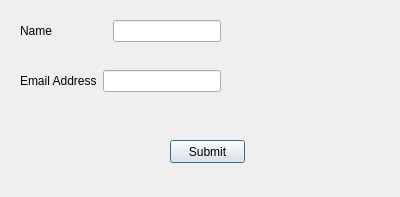
<?xml version="1.0" encoding="UTF-8"?>
<ui version="4.0">
 <class>Dialog</class>
 <widget class="QDialog" name="Dialog">
  <property name="geometry">
   <rect>
    <x>0</x>
    <y>0</y>
    <width>400</width>
    <height>197</height>
   </rect>
  </property>
  <property name="windowTitle">
   <string>Dialog</string>
  </property>
  <widget class="QPushButton" name="pushButton">
   <property name="geometry">
    <rect>
     <x>170</x>
     <y>140</y>
     <width>75</width>
     <height>23</height>
    </rect>
   </property>
   <property name="text">
    <string>Submit</string>
   </property>
  </widget>
  <widget class="QWidget" name="horizontalLayoutWidget">
   <property name="geometry">
    <rect>
     <x>20</x>
     <y>20</y>
     <width>201</width>
     <height>22</height>
    </rect>
   </property>
   <layout class="QHBoxLayout" name="horizontalLayout">
    <item>
     <widget class="QLabel" name="label">
      <property name="text">
       <string>Name</string>
      </property>
     </widget>
    </item>
    <item>
     <spacer name="horizontalSpacer">
      <property name="orientation">
       <enum>Qt::Horizontal</enum>
      </property>
      <property name="sizeHint" stdset="0">
       <size>
        <width>13</width>
        <height>13</height>
       </size>
      </property>
     </spacer>
    </item>
    <item>
     <widget class="QLineEdit" name="lineEdit"/>
    </item>
   </layout>
  </widget>
  <widget class="QWidget" name="horizontalLayoutWidget_2">
   <property name="geometry">
    <rect>
     <x>20</x>
     <y>70</y>
     <width>201</width>
     <height>22</height>
    </rect>
   </property>
   <layout class="QHBoxLayout" name="horizontalLayout_2">
    <item>
     <widget class="QLabel" name="label_2">
      <property name="text">
       <string>Email Address</string>
      </property>
     </widget>
    </item>
    <item>
     <widget class="QLineEdit" name="lineEdit_2"/>
    </item>
   </layout>
  </widget>
 </widget>
 <resources/>
 <connections/>
</ui>
